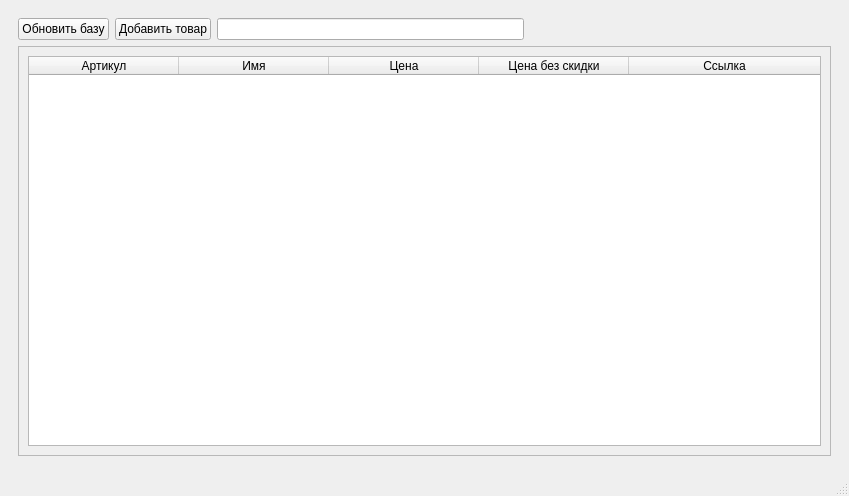
<?xml version="1.0" encoding="UTF-8"?>
<ui version="4.0">
 <class>MainWindow</class>
 <widget class="QMainWindow" name="MainWindow">
  <property name="geometry">
   <rect>
    <x>0</x>
    <y>0</y>
    <width>849</width>
    <height>496</height>
   </rect>
  </property>
  <property name="windowTitle">
   <string>MainWindow</string>
  </property>
  <widget class="QWidget" name="centralwidget">
   <layout class="QVBoxLayout" name="verticalLayout">
    <item>
     <widget class="QStackedWidget" name="stackedWidget">
      <widget class="QWidget" name="page">
       <layout class="QVBoxLayout" name="verticalLayout_2">
        <item>
         <layout class="QHBoxLayout" name="horizontalLayout_2">
          <item>
           <widget class="QPushButton" name="updateDbPushButton">
            <property name="text">
             <string>Обновить базу</string>
            </property>
           </widget>
          </item>
          <item>
           <widget class="QPushButton" name="addIdPushButton">
            <property name="text">
             <string>Добавить товар</string>
            </property>
           </widget>
          </item>
          <item>
           <widget class="QLineEdit" name="lineEdit"/>
          </item>
          <item>
           <spacer name="horizontalSpacer">
            <property name="orientation">
             <enum>Qt::Horizontal</enum>
            </property>
            <property name="sizeHint" stdset="0">
             <size>
              <width>40</width>
              <height>20</height>
             </size>
            </property>
           </spacer>
          </item>
         </layout>
        </item>
        <item>
         <widget class="QScrollArea" name="scrollArea">
          <property name="widgetResizable">
           <bool>true</bool>
          </property>
          <widget class="QWidget" name="scrollAreaWidgetContents">
           <property name="geometry">
            <rect>
             <x>0</x>
             <y>0</y>
             <width>803</width>
             <height>362</height>
            </rect>
           </property>
           <layout class="QVBoxLayout" name="verticalLayout_3">
            <item>
             <widget class="QTableWidget" name="tableWidget">
              <attribute name="horizontalHeaderCascadingSectionResizes">
               <bool>false</bool>
              </attribute>
              <attribute name="horizontalHeaderDefaultSectionSize">
               <number>150</number>
              </attribute>
              <attribute name="horizontalHeaderShowSortIndicator" stdset="0">
               <bool>true</bool>
              </attribute>
              <attribute name="horizontalHeaderStretchLastSection">
               <bool>true</bool>
              </attribute>
              <attribute name="verticalHeaderStretchLastSection">
               <bool>false</bool>
              </attribute>
              <column>
               <property name="text">
                <string>Артикул</string>
               </property>
              </column>
              <column>
               <property name="text">
                <string>Имя</string>
               </property>
              </column>
              <column>
               <property name="text">
                <string>Цена</string>
               </property>
              </column>
              <column>
               <property name="text">
                <string>Цена без скидки</string>
               </property>
              </column>
              <column>
               <property name="text">
                <string>Ссылка</string>
               </property>
              </column>
             </widget>
            </item>
           </layout>
          </widget>
         </widget>
        </item>
       </layout>
      </widget>
      <widget class="QWidget" name="page_2"/>
     </widget>
    </item>
   </layout>
  </widget>
  <widget class="QMenuBar" name="menubar">
   <property name="geometry">
    <rect>
     <x>0</x>
     <y>0</y>
     <width>849</width>
     <height>26</height>
    </rect>
   </property>
  </widget>
  <widget class="QStatusBar" name="statusbar"/>
 </widget>
 <resources/>
 <connections/>
</ui>
